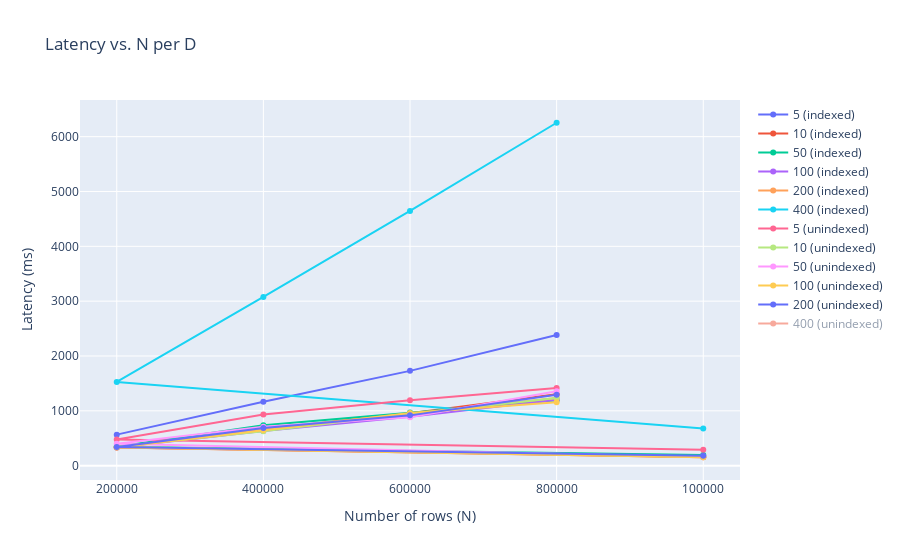
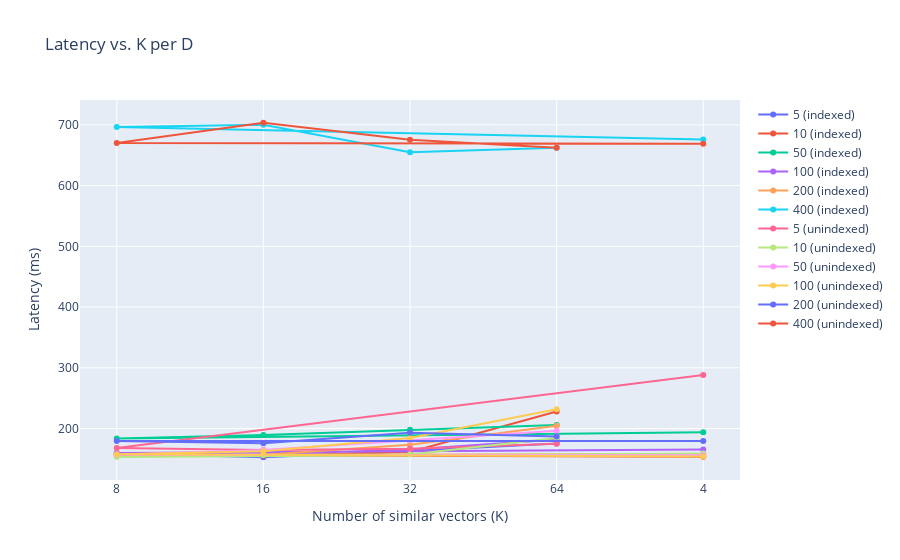
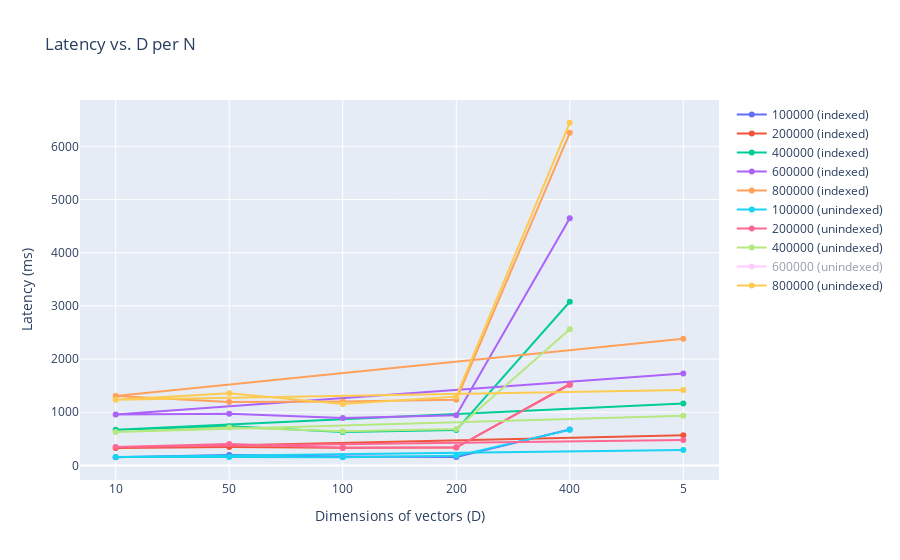

Notebook code cell kept with these figures, in order:
### Code cell
full_strings = {
    'N': 'Number of rows (N)',
    'D': 'Dimensions of vectors (D)',
    'K': 'Number of similar vectors (K)'
}

param_values = {
    'D': D_values,
    'N': N_values,
    'K': K_values
}

def generate_plot(x, per, fixed, fixed_value):
    # Process data
    latency_dict = {}
    for indexed in [True, False]:
        for param_per in param_values[per]:
            x_values = []
            y_values = []
            for param_x in param_values[x]:
                key_params = {}
                key_params[x] = param_x
                key_params[per] = param_per
                key_params[fixed] = fixed_value

                key = get_key(indexed, key_params['N'], key_params['D'], key_params['K'])
                if key in latency_values:
                    x_values.append(param_x)
                    y_values.append(latency_values[key])
            if len(x_values) > 0:
                indexed_str = 'indexed' if indexed else 'unindexed'
                latency_dict[f"{param_per} ({indexed_str})"] = (x_values, y_values)

    # Plot data
    fig = go.Figure()
    for key, (x_values, y_values) in latency_dict.items():
        fig.add_trace(go.Scatter(
            x=x_values,
            y=y_values,
            mode='lines+markers',
            name=key
        ))
    fig.update_layout(
        title=f"Latency vs. {x} per {per}",
        xaxis_title=full_strings[x],
        yaxis_title='Latency (ms)'
    )
    fig.show()


generate_plot(x='N', per='D', fixed='K', fixed_value=4)
generate_plot(x='K', per='D', fixed='N', fixed_value=100000)
generate_plot(x='D', per='N', fixed='K', fixed_value=4)

### Figure 1 — Plotly figure (JSON) as saved in the notebook; plotly's stock layout.template omitted (floating-point values rounded to 4 significant figures)
{"data": [{"mode": "lines+markers", "name": "5 (indexed)", "type": "scatter", "x": ["200000", "400000", "600000", "800000"], "y": [566.1, 1165.0, 1729.0, 2383.0]}, {"mode": "lines+markers", "name": "10 (indexed)", "type": "scatter", "x": ["100000", "200000", "400000", "600000", "800000"], "y": [153.6, 329.6, 670.5, 958.0, 1304.0]}, {"mode": "lines+markers", "name": "50 (indexed)", "type": "scatter", "x": ["100000", "200000", "400000", "600000", "800000"], "y": [194.0, 346.2, 738.6, 970.2, 1194.0]}, {"mode": "lines+markers", "name": "100 (indexed)", "type": "scatter", "x": ["100000", "200000", "400000", "600000", "800000"], "y": [165.4, 330.4, 630.7, 893.3, 1204.0]}, {"mode": "lines+markers", "name": "200 (indexed)", "type": "scatter", "x": ["100000", "200000", "400000", "600000", "800000"], "y": [158.0, 335.7, 664.0, 945.5, 1234.0]}, {"mode": "lines+markers", "name": "400 (indexed)", "type": "scatter", "x": ["100000", "200000", "400000", "600000", "800000"], "y": [675.8, 1526.0, 3078.0, 4646.0, 6254.0]}, {"mode": "lines+markers", "name": "5 (unindexed)", "type": "scatter", "x": ["100000", "200000", "400000", "600000", "800000"], "y": [288.2, 479.0, 932.3, 1192.0, 1417.0]}, {"mode": "lines+markers", "name": "10 (unindexed)", "type": "scatter", "x": ["100000", "200000", "400000", "600000", "800000"], "y": [159.0, 347.1, 628.8, 944.2, 1233.0]}, {"mode": "lines+markers", "name": "50 (unindexed)", "type": "scatter", "x": ["100000", "200000", "400000", "600000", "800000"], "y": [156.2, 401.8, 711.8, 882.8, 1357.0]}, {"mode": "lines+markers", "name": "100 (unindexed)", "type": "scatter", "x": ["100000", "200000", "400000", "600000", "800000"], "y": [154.0, 330.1, 644.1, 959.0, 1156.0]}, {"mode": "lines+markers", "name": "200 (unindexed)", "type": "scatter", "x": ["100000", "200000", "400000", "600000", "800000"], "y": [179.5, 339.6, 685.1, 917.3, 1293.0]}, {"mode": "lines+markers", "name": "400 (unindexed)", "type": "scatter", "visible": "legendonly", "x": ["100000", "200000", "400000", "600000", "800000"], "y": [668.8, 1514.0, 2562.0, 157000.0, 6444.0]}], "layout": {"autosize": true, "title": {"text": "Latency vs. N per D"}, "xaxis": {"autorange": true, "range": [-0.2449, 4.245], "title": {"text": "Number of rows (N)"}, "type": "category"}, "yaxis": {"autorange": true, "range": [-349.8, 6757.0], "title": {"text": "Latency (ms)"}, "type": "linear"}}}

### Figure 2 — Plotly figure (JSON) as saved in the notebook; plotly's stock layout.template omitted (floating-point values rounded to 4 significant figures)
{"data": [{"mode": "lines+markers", "name": "5 (indexed)", "type": "scatter", "x": ["8", "16", "32", "64"], "y": [159.0, 152.7, 163.1, 175.5]}, {"mode": "lines+markers", "name": "10 (indexed)", "type": "scatter", "x": ["4", "8", "16", "32", "64"], "y": [153.6, 156.8, 155.1, 161.3, 228.0]}, {"mode": "lines+markers", "name": "50 (indexed)", "type": "scatter", "x": ["4", "8", "16", "32", "64"], "y": [194.0, 183.7, 189.5, 197.9, 205.9]}, {"mode": "lines+markers", "name": "100 (indexed)", "type": "scatter", "x": ["4", "8", "16", "32", "64"], "y": [165.4, 159.8, 157.2, 165.6, 182.0]}, {"mode": "lines+markers", "name": "200 (indexed)", "type": "scatter", "x": ["4", "8", "16", "32", "64"], "y": [158.0, 156.2, 157.0, 173.3, 204.6]}, {"mode": "lines+markers", "name": "400 (indexed)", "type": "scatter", "x": ["4", "8", "16", "32", "64"], "y": [675.8, 696.4, 700.0, 655.0, 662.5]}, {"mode": "lines+markers", "name": "5 (unindexed)", "type": "scatter", "x": ["4", "8", "16", "32", "64"], "y": [288.2, 167.8, 164.5, 166.7, 174.9]}, {"mode": "lines+markers", "name": "10 (unindexed)", "type": "scatter", "x": ["4", "8", "16", "32", "64"], "y": [159.0, 153.3, 156.6, 157.3, 184.4]}, {"mode": "lines+markers", "name": "50 (unindexed)", "type": "scatter", "x": ["4", "8", "16", "32", "64"], "y": [156.2, 156.8, 164.8, 180.2, 196.5]}, {"mode": "lines+markers", "name": "100 (unindexed)", "type": "scatter", "x": ["4", "8", "16", "32", "64"], "y": [154.0, 157.7, 162.5, 184.5, 231.6]}, {"mode": "lines+markers", "name": "200 (unindexed)", "type": "scatter", "x": ["4", "8", "16", "32", "64"], "y": [179.5, 179.5, 175.7, 193.2, 186.8]}, {"mode": "lines+markers", "name": "400 (unindexed)", "type": "scatter", "x": ["4", "8", "16", "32", "64"], "y": [668.8, 670.1, 703.5, 675.7, 662.1]}], "layout": {"autosize": true, "title": {"text": "Latency vs. K per D"}, "xaxis": {"autorange": true, "range": [-0.2449, 4.245], "title": {"text": "Number of similar vectors (K)"}, "type": "category"}, "yaxis": {"autorange": true, "range": [107.3, 748.9], "title": {"text": "Latency (ms)"}, "type": "linear"}}}

### Figure 3 — Plotly figure (JSON) as saved in the notebook; plotly's stock layout.template omitted (floating-point values rounded to 4 significant figures)
{"data": [{"mode": "lines+markers", "name": "100000 (indexed)", "type": "scatter", "x": ["10", "50", "100", "200", "400"], "y": [153.6, 194.0, 165.4, 158.0, 675.8]}, {"mode": "lines+markers", "name": "200000 (indexed)", "type": "scatter", "x": ["5", "10", "50", "100", "200", "400"], "y": [566.1, 329.6, 346.2, 330.4, 335.7, 1526.0]}, {"mode": "lines+markers", "name": "400000 (indexed)", "type": "scatter", "x": ["5", "10", "50", "100", "200", "400"], "y": [1165.0, 670.5, 738.6, 630.7, 664.0, 3078.0]}, {"mode": "lines+markers", "name": "600000 (indexed)", "type": "scatter", "x": ["5", "10", "50", "100", "200", "400"], "y": [1729.0, 958.0, 970.2, 893.3, 945.5, 4646.0]}, {"mode": "lines+markers", "name": "800000 (indexed)", "type": "scatter", "x": ["5", "10", "50", "100", "200", "400"], "y": [2383.0, 1304.0, 1194.0, 1204.0, 1234.0, 6254.0]}, {"mode": "lines+markers", "name": "100000 (unindexed)", "type": "scatter", "x": ["5", "10", "50", "100", "200", "400"], "y": [288.2, 159.0, 156.2, 154.0, 179.5, 668.8]}, {"mode": "lines+markers", "name": "200000 (unindexed)", "type": "scatter", "x": ["5", "10", "50", "100", "200", "400"], "y": [479.0, 347.1, 401.8, 330.1, 339.6, 1514.0]}, {"mode": "lines+markers", "name": "400000 (unindexed)", "type": "scatter", "x": ["5", "10", "50", "100", "200", "400"], "y": [932.3, 628.8, 711.8, 644.1, 685.1, 2562.0]}, {"mode": "lines+markers", "name": "600000 (unindexed)", "type": "scatter", "visible": "legendonly", "x": ["5", "10", "50", "100", "200", "400"], "y": [1192.0, 944.2, 882.8, 959.0, 917.3, 157000.0]}, {"mode": "lines+markers", "name": "800000 (unindexed)", "type": "scatter", "x": ["5", "10", "50", "100", "200", "400"], "y": [1417.0, 1233.0, 1357.0, 1156.0, 1293.0, 6444.0]}], "layout": {"autosize": true, "title": {"text": "Latency vs. D per N"}, "xaxis": {"autorange": true, "range": [-0.3069, 5.307], "title": {"text": "Dimensions of vectors (D)"}, "type": "category"}, "yaxis": {"autorange": true, "range": [-365.5, 6963.0], "title": {"text": "Latency (ms)"}, "type": "linear"}}}
